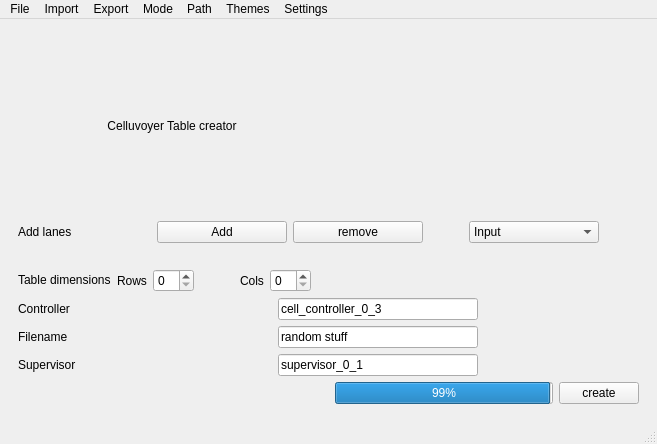
<?xml version="1.0" encoding="UTF-8"?>
<ui version="4.0">
 <class>MainWindow</class>
 <widget class="QMainWindow" name="MainWindow">
  <property name="geometry">
   <rect>
    <x>0</x>
    <y>0</y>
    <width>657</width>
    <height>444</height>
   </rect>
  </property>
  <property name="sizePolicy">
   <sizepolicy hsizetype="Minimum" vsizetype="Minimum">
    <horstretch>0</horstretch>
    <verstretch>0</verstretch>
   </sizepolicy>
  </property>
  <property name="minimumSize">
   <size>
    <width>0</width>
    <height>0</height>
   </size>
  </property>
  <property name="maximumSize">
   <size>
    <width>1920</width>
    <height>1080</height>
   </size>
  </property>
  <property name="mouseTracking">
   <bool>false</bool>
  </property>
  <property name="windowTitle">
   <string>MainWindow</string>
  </property>
  <widget class="QWidget" name="centralwidget">
   <layout class="QVBoxLayout" name="verticalLayout_2">
    <item>
     <layout class="QVBoxLayout" name="verticalLayout">
      <item>
       <widget class="QStackedWidget" name="stackedWidget_3000">
        <property name="mouseTracking">
         <bool>false</bool>
        </property>
        <property name="currentIndex">
         <number>1</number>
        </property>
        <widget class="QWidget" name="edit_mode">
         <layout class="QGridLayout" name="gridLayout_5">
          <item row="0" column="0">
           <layout class="QGridLayout" name="gridLayout_4">
            <property name="sizeConstraint">
             <enum>QLayout::SetDefaultConstraint</enum>
            </property>
            <property name="rightMargin">
             <number>1</number>
            </property>
            <item row="2" column="0">
             <layout class="QHBoxLayout" name="Table_preview_parameters_buttons_2"/>
            </item>
            <item row="0" column="0">
             <layout class="QHBoxLayout" name="horizontalLayout_10">
              <item>
               <widget class="Table_preview" name="table_draw_enabled" native="true">
                <property name="sizePolicy">
                 <sizepolicy hsizetype="Preferred" vsizetype="Preferred">
                  <horstretch>0</horstretch>
                  <verstretch>0</verstretch>
                 </sizepolicy>
                </property>
                <property name="minimumSize">
                 <size>
                  <width>0</width>
                  <height>0</height>
                 </size>
                </property>
                <property name="maximumSize">
                 <size>
                  <width>16777215</width>
                  <height>16777214</height>
                 </size>
                </property>
                <property name="mouseTracking">
                 <bool>true</bool>
                </property>
               </widget>
              </item>
              <item>
               <widget class="FoldableToolBar" name="FoldableToolBar" native="true">
                <property name="sizePolicy">
                 <sizepolicy hsizetype="Preferred" vsizetype="Preferred">
                  <horstretch>0</horstretch>
                  <verstretch>0</verstretch>
                 </sizepolicy>
                </property>
                <property name="maximumSize">
                 <size>
                  <width>200</width>
                  <height>16777215</height>
                 </size>
                </property>
                <property name="mouseTracking">
                 <bool>false</bool>
                </property>
               </widget>
              </item>
             </layout>
            </item>
           </layout>
          </item>
         </layout>
        </widget>
        <widget class="QWidget" name="preview_mode">
         <layout class="QGridLayout" name="gridLayout">
          <item row="2" column="0">
           <layout class="QGridLayout" name="gridLayout_2">
            <item row="3" column="0">
             <spacer name="horizontalSpacer_3">
              <property name="orientation">
               <enum>Qt::Horizontal</enum>
              </property>
              <property name="sizeType">
               <enum>QSizePolicy::Preferred</enum>
              </property>
              <property name="sizeHint" stdset="0">
               <size>
                <width>20</width>
                <height>20</height>
               </size>
              </property>
             </spacer>
            </item>
            <item row="2" column="1">
             <layout class="QHBoxLayout" name="horizontalLayout_2">
              <item>
               <spacer name="horizontalSpacer_4">
                <property name="orientation">
                 <enum>Qt::Horizontal</enum>
                </property>
                <property name="sizeType">
                 <enum>QSizePolicy::Fixed</enum>
                </property>
                <property name="sizeHint" stdset="0">
                 <size>
                  <width>40</width>
                  <height>20</height>
                 </size>
                </property>
               </spacer>
              </item>
              <item>
               <widget class="QPushButton" name="add_lanes">
                <property name="text">
                 <string>Add</string>
                </property>
                <property name="checkable">
                 <bool>true</bool>
                </property>
               </widget>
              </item>
              <item>
               <widget class="QPushButton" name="remove_lanes">
                <property name="text">
                 <string>remove</string>
                </property>
                <property name="checkable">
                 <bool>true</bool>
                </property>
               </widget>
              </item>
              <item>
               <spacer name="horizontalSpacer_5">
                <property name="orientation">
                 <enum>Qt::Horizontal</enum>
                </property>
                <property name="sizeType">
                 <enum>QSizePolicy::Fixed</enum>
                </property>
                <property name="sizeHint" stdset="0">
                 <size>
                  <width>40</width>
                  <height>20</height>
                 </size>
                </property>
               </spacer>
              </item>
              <item>
               <widget class="QComboBox" name="add_lanes_in_out">
                <item>
                 <property name="text">
                  <string>Input</string>
                 </property>
                </item>
                <item>
                 <property name="text">
                  <string>Output</string>
                 </property>
                </item>
               </widget>
              </item>
              <item>
               <spacer name="horizontalSpacer_6">
                <property name="orientation">
                 <enum>Qt::Horizontal</enum>
                </property>
                <property name="sizeType">
                 <enum>QSizePolicy::Minimum</enum>
                </property>
                <property name="sizeHint" stdset="0">
                 <size>
                  <width>40</width>
                  <height>20</height>
                 </size>
                </property>
               </spacer>
              </item>
             </layout>
            </item>
            <item row="5" column="0">
             <widget class="QLabel" name="label_5">
              <property name="text">
               <string>Controller</string>
              </property>
             </widget>
            </item>
            <item row="5" column="1">
             <layout class="QHBoxLayout" name="horizontalLayout_4">
              <item>
               <widget class="QLineEdit" name="controller_name">
                <property name="sizePolicy">
                 <sizepolicy hsizetype="Fixed" vsizetype="Fixed">
                  <horstretch>0</horstretch>
                  <verstretch>0</verstretch>
                 </sizepolicy>
                </property>
                <property name="minimumSize">
                 <size>
                  <width>200</width>
                  <height>0</height>
                 </size>
                </property>
                <property name="focusPolicy">
                 <enum>Qt::StrongFocus</enum>
                </property>
                <property name="inputMask">
                 <string/>
                </property>
                <property name="text">
                 <string>cell_controller_0_3</string>
                </property>
               </widget>
              </item>
             </layout>
            </item>
            <item row="6" column="0">
             <widget class="QLabel" name="label_6">
              <property name="text">
               <string>Filename</string>
              </property>
             </widget>
            </item>
            <item row="4" column="0">
             <widget class="QLabel" name="label_3">
              <property name="sizePolicy">
               <sizepolicy hsizetype="Fixed" vsizetype="Fixed">
                <horstretch>0</horstretch>
                <verstretch>0</verstretch>
               </sizepolicy>
              </property>
              <property name="text">
               <string>Table dimensions</string>
              </property>
             </widget>
            </item>
            <item row="6" column="1">
             <layout class="QHBoxLayout" name="horizontalLayout_8">
              <item>
               <widget class="QLineEdit" name="filename_name">
                <property name="sizePolicy">
                 <sizepolicy hsizetype="Fixed" vsizetype="Fixed">
                  <horstretch>0</horstretch>
                  <verstretch>0</verstretch>
                 </sizepolicy>
                </property>
                <property name="minimumSize">
                 <size>
                  <width>200</width>
                  <height>0</height>
                 </size>
                </property>
                <property name="inputMask">
                 <string/>
                </property>
                <property name="text">
                 <string>random stuff</string>
                </property>
               </widget>
              </item>
             </layout>
            </item>
            <item row="3" column="1">
             <spacer name="horizontalSpacer_8">
              <property name="orientation">
               <enum>Qt::Horizontal</enum>
              </property>
              <property name="sizeHint" stdset="0">
               <size>
                <width>40</width>
                <height>20</height>
               </size>
              </property>
             </spacer>
            </item>
            <item row="4" column="1">
             <layout class="QHBoxLayout" name="horizontalLayout_3">
              <item>
               <widget class="QLabel" name="label_7">
                <property name="text">
                 <string>Rows</string>
                </property>
               </widget>
              </item>
              <item>
               <widget class="QSpinBox" name="row_count">
                <property name="sizePolicy">
                 <sizepolicy hsizetype="Fixed" vsizetype="Fixed">
                  <horstretch>0</horstretch>
                  <verstretch>0</verstretch>
                 </sizepolicy>
                </property>
               </widget>
              </item>
              <item>
               <spacer name="horizontalSpacer_7">
                <property name="orientation">
                 <enum>Qt::Horizontal</enum>
                </property>
                <property name="sizeType">
                 <enum>QSizePolicy::Fixed</enum>
                </property>
                <property name="sizeHint" stdset="0">
                 <size>
                  <width>40</width>
                  <height>20</height>
                 </size>
                </property>
               </spacer>
              </item>
              <item>
               <widget class="QLabel" name="label_8">
                <property name="text">
                 <string>Cols</string>
                </property>
               </widget>
              </item>
              <item>
               <widget class="QSpinBox" name="col_count">
                <property name="sizePolicy">
                 <sizepolicy hsizetype="Fixed" vsizetype="Fixed">
                  <horstretch>0</horstretch>
                  <verstretch>0</verstretch>
                 </sizepolicy>
                </property>
               </widget>
              </item>
              <item>
               <spacer name="horizontalSpacer">
                <property name="orientation">
                 <enum>Qt::Horizontal</enum>
                </property>
                <property name="sizeHint" stdset="0">
                 <size>
                  <width>40</width>
                  <height>20</height>
                 </size>
                </property>
               </spacer>
              </item>
             </layout>
            </item>
            <item row="2" column="0">
             <widget class="QLabel" name="label_2">
              <property name="text">
               <string>Add lanes</string>
              </property>
             </widget>
            </item>
            <item row="9" column="1">
             <layout class="QHBoxLayout" name="horizontalLayout_7">
              <item>
               <spacer name="horizontalSpacer_2">
                <property name="orientation">
                 <enum>Qt::Horizontal</enum>
                </property>
                <property name="sizeHint" stdset="0">
                 <size>
                  <width>40</width>
                  <height>20</height>
                 </size>
                </property>
               </spacer>
              </item>
              <item>
               <widget class="QProgressBar" name="create_progressBar">
                <property name="value">
                 <number>99</number>
                </property>
               </widget>
              </item>
              <item>
               <widget class="QPushButton" name="button_create">
                <property name="text">
                 <string>create</string>
                </property>
               </widget>
              </item>
             </layout>
            </item>
            <item row="8" column="0">
             <widget class="QLabel" name="label_4">
              <property name="text">
               <string>Supervisor</string>
              </property>
             </widget>
            </item>
            <item row="8" column="1">
             <layout class="QHBoxLayout" name="horizontalLayout">
              <property name="topMargin">
               <number>0</number>
              </property>
              <item>
               <widget class="QLineEdit" name="supervisorLineEdit">
                <property name="sizePolicy">
                 <sizepolicy hsizetype="Fixed" vsizetype="Fixed">
                  <horstretch>0</horstretch>
                  <verstretch>0</verstretch>
                 </sizepolicy>
                </property>
                <property name="minimumSize">
                 <size>
                  <width>200</width>
                  <height>0</height>
                 </size>
                </property>
                <property name="text">
                 <string>supervisor_0_1</string>
                </property>
               </widget>
              </item>
             </layout>
            </item>
           </layout>
          </item>
          <item row="1" column="0">
           <layout class="QHBoxLayout" name="horizontalLayout_9">
            <item>
             <widget class="QLabel" name="label">
              <property name="sizePolicy">
               <sizepolicy hsizetype="Minimum" vsizetype="Preferred">
                <horstretch>0</horstretch>
                <verstretch>0</verstretch>
               </sizepolicy>
              </property>
              <property name="mouseTracking">
               <bool>true</bool>
              </property>
              <property name="focusPolicy">
               <enum>Qt::StrongFocus</enum>
              </property>
              <property name="text">
               <string>Celluvoyer Table creator</string>
              </property>
              <property name="alignment">
               <set>Qt::AlignCenter</set>
              </property>
             </widget>
            </item>
            <item>
             <layout class="QGridLayout" name="gridLayout_3">
              <item row="0" column="0">
               <widget class="Table_preview" name="show_table" native="true">
                <property name="mouseTracking">
                 <bool>true</bool>
                </property>
               </widget>
              </item>
              <item row="1" column="0">
               <layout class="QHBoxLayout" name="Table_preview_parameters_buttons"/>
              </item>
             </layout>
            </item>
           </layout>
          </item>
         </layout>
        </widget>
        <widget class="QWidget" name="edit_cell">
         <layout class="QGridLayout" name="gridLayout_7">
          <item row="0" column="1">
           <layout class="QGridLayout" name="gridLayout_6">
            <item row="0" column="0">
             <widget class="QTabWidget" name="tabWidget">
              <property name="currentIndex">
               <number>0</number>
              </property>
              <widget class="QWidget" name="tab">
               <attribute name="title">
                <string>Tab 1</string>
               </attribute>
              </widget>
              <widget class="QWidget" name="tab_2">
               <attribute name="title">
                <string>Tab 2</string>
               </attribute>
              </widget>
             </widget>
            </item>
           </layout>
          </item>
          <item row="0" column="0">
           <widget class="QGraphicsView" name="graphicsView"/>
          </item>
         </layout>
        </widget>
       </widget>
      </item>
     </layout>
    </item>
   </layout>
  </widget>
  <widget class="QMenuBar" name="menubar">
   <property name="geometry">
    <rect>
     <x>0</x>
     <y>0</y>
     <width>657</width>
     <height>22</height>
    </rect>
   </property>
   <widget class="QMenu" name="menuFile">
    <property name="title">
     <string>File</string>
    </property>
   </widget>
   <widget class="QMenu" name="menuImport">
    <property name="title">
     <string>Import</string>
    </property>
    <widget class="QMenu" name="menuShape">
     <property name="title">
      <string>Graphic</string>
     </property>
     <addaction name="actionChasis"/>
     <addaction name="actionWheel"/>
     <addaction name="separator"/>
    </widget>
    <addaction name="menuShape"/>
    <addaction name="actionController"/>
    <addaction name="actionFilename"/>
   </widget>
   <widget class="QMenu" name="menuExport">
    <property name="title">
     <string>Export</string>
    </property>
    <addaction name="actionWebot_world_file"/>
   </widget>
   <widget class="QMenu" name="menuSettings">
    <property name="title">
     <string>Settings</string>
    </property>
   </widget>
   <widget class="QMenu" name="menuMode">
    <property name="title">
     <string>Mode</string>
    </property>
    <addaction name="actionEdit_table_data"/>
    <addaction name="actionPath_and_preview"/>
    <addaction name="actionEdit_cell"/>
   </widget>
   <widget class="QMenu" name="menuPath">
    <property name="title">
     <string>Path</string>
    </property>
    <addaction name="actionShow_arrows"/>
    <addaction name="actionShow_grid"/>
    <addaction name="actionShow_ghost"/>
    <addaction name="actionShow_ON_OFF"/>
    <addaction name="actionShow_ON_vectors"/>
   </widget>
   <widget class="QMenu" name="menuThemes">
    <property name="title">
     <string>Themes</string>
    </property>
    <addaction name="actionDark"/>
    <addaction name="actionStandard"/>
   </widget>
   <addaction name="menuFile"/>
   <addaction name="menuImport"/>
   <addaction name="menuExport"/>
   <addaction name="menuMode"/>
   <addaction name="menuPath"/>
   <addaction name="menuThemes"/>
   <addaction name="menuSettings"/>
  </widget>
  <widget class="QStatusBar" name="statusbar"/>
  <action name="actionShape_Chasis">
   <property name="text">
    <string>Shape - Chasis</string>
   </property>
  </action>
  <action name="actionShape_Wheel">
   <property name="text">
    <string>Shape - Wheel</string>
   </property>
  </action>
  <action name="actionGraphic_Chasis">
   <property name="text">
    <string>Graphic - Chasis</string>
   </property>
  </action>
  <action name="actionGraphic_Wheel">
   <property name="text">
    <string>Graphic - Wheel</string>
   </property>
  </action>
  <action name="actionChasis">
   <property name="text">
    <string>Chasis</string>
   </property>
  </action>
  <action name="actionWheel">
   <property name="text">
    <string>Wheel</string>
   </property>
  </action>
  <action name="actionChasis_2">
   <property name="text">
    <string>Chasis</string>
   </property>
  </action>
  <action name="actionWheel_2">
   <property name="text">
    <string>Wheel</string>
   </property>
  </action>
  <action name="actionWebot_world_file">
   <property name="text">
    <string>Webot world file</string>
   </property>
  </action>
  <action name="actionController">
   <property name="text">
    <string>Controller</string>
   </property>
  </action>
  <action name="actionFilename">
   <property name="text">
    <string>Filename</string>
   </property>
  </action>
  <action name="actionEdit_table_data">
   <property name="checkable">
    <bool>true</bool>
   </property>
   <property name="checked">
    <bool>true</bool>
   </property>
   <property name="text">
    <string>Edit table data</string>
   </property>
  </action>
  <action name="actionPath_and_preview">
   <property name="checkable">
    <bool>true</bool>
   </property>
   <property name="text">
    <string>Path and preview</string>
   </property>
  </action>
  <action name="actionSnap_to_Grid">
   <property name="text">
    <string>Snap to Grid</string>
   </property>
  </action>
  <action name="actionSmooth">
   <property name="text">
    <string>Smooth</string>
   </property>
  </action>
  <action name="actionShow_arrows">
   <property name="checkable">
    <bool>true</bool>
   </property>
   <property name="text">
    <string>Show arrows</string>
   </property>
  </action>
  <action name="actionEdit_cell">
   <property name="text">
    <string>Edit cell</string>
   </property>
  </action>
  <action name="actionShow_grid">
   <property name="checkable">
    <bool>true</bool>
   </property>
   <property name="text">
    <string>Show grid</string>
   </property>
  </action>
  <action name="actionDark">
   <property name="checkable">
    <bool>true</bool>
   </property>
   <property name="checked">
    <bool>true</bool>
   </property>
   <property name="text">
    <string>Dark</string>
   </property>
  </action>
  <action name="actionStandard">
   <property name="checkable">
    <bool>true</bool>
   </property>
   <property name="text">
    <string>Standard</string>
   </property>
  </action>
  <action name="actionShow_ghost">
   <property name="checkable">
    <bool>true</bool>
   </property>
   <property name="checked">
    <bool>true</bool>
   </property>
   <property name="text">
    <string>Show ghost</string>
   </property>
  </action>
  <action name="actionShow_ON_OFF">
   <property name="checkable">
    <bool>true</bool>
   </property>
   <property name="checked">
    <bool>true</bool>
   </property>
   <property name="text">
    <string>Show ON | OFF</string>
   </property>
  </action>
  <action name="actionShow_ON_vectors">
   <property name="checkable">
    <bool>true</bool>
   </property>
   <property name="checked">
    <bool>true</bool>
   </property>
   <property name="text">
    <string>Show ON vectors</string>
   </property>
  </action>
 </widget>
 <customwidgets>
  <customwidget>
   <class>Table_preview</class>
   <extends>QWidget</extends>
   <header>QtGui</header>
   <container>1</container>
  </customwidget>
  <customwidget>
   <class>FoldableToolBar</class>
   <extends>QWidget</extends>
   <header>QtGui</header>
   <container>1</container>
  </customwidget>
 </customwidgets>
 <resources/>
 <connections/>
</ui>
